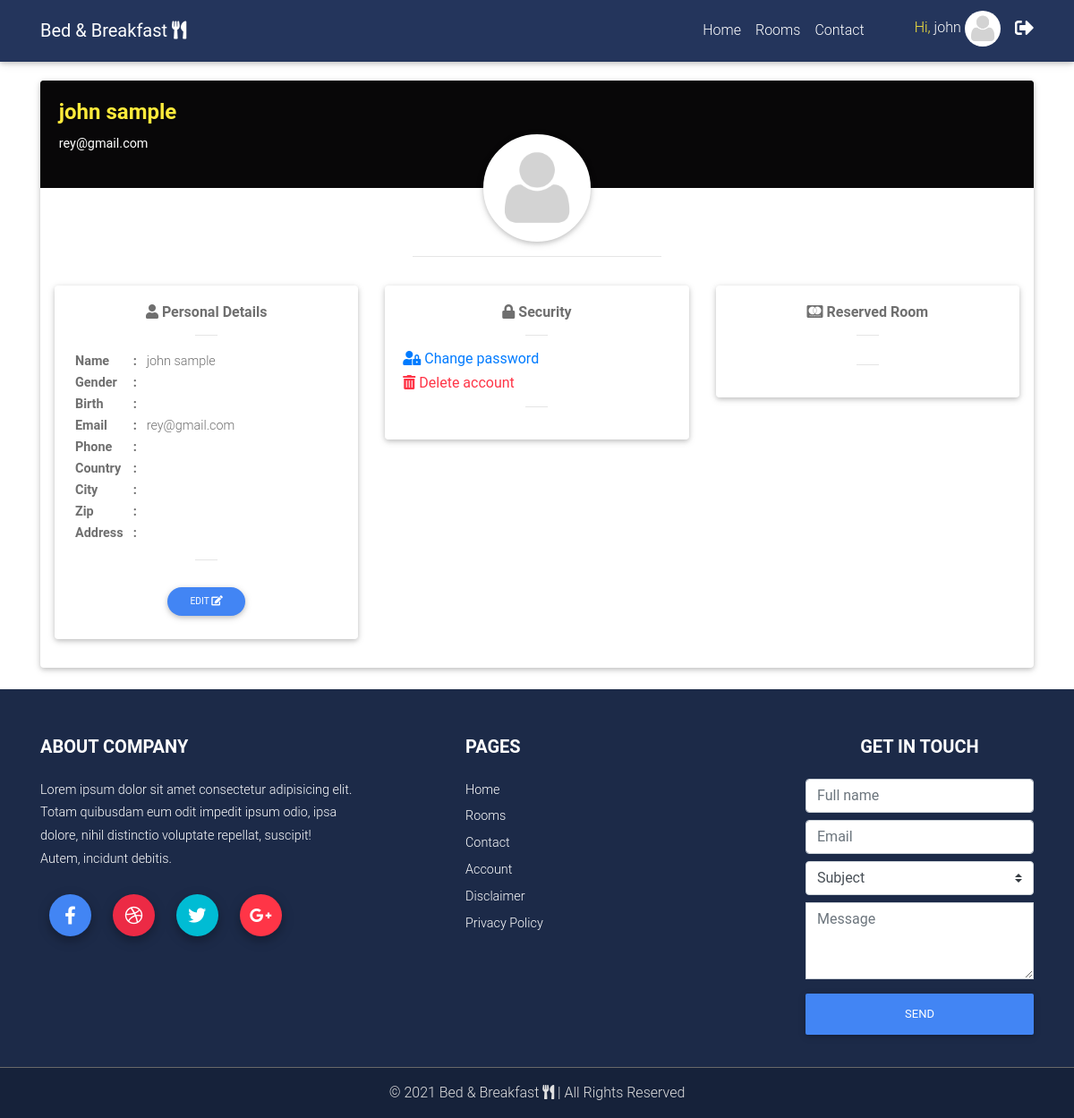
/user_dashboard (signed in), run on the app's committed database.
### src/models.py (models this page shows)
class User(db.Model, UserMixin):
    id = db.Column(db.Integer, primary_key=True)
    fname = db.Column(db.String(150))
    lname = db.Column(db.String(150))
    email = db.Column(db.String(150), unique=True)
    phone = db.Column(db.String(100), default="")
    gender = db.Column(db.String(100), default="")
    country = db.Column(db.String(100), default="")
    city = db.Column(db.String(100), default="")
    zip_code = db.Column(db.String(100), default="")
    address = db.Column(db.Text, default="")
    date_of_birth = db.Column(db.String(100), default="")
    password = db.Column(db.Text)
    avatar = db.Column(db.String(225), default="default_user_img.png")
    role = db.Column(db.Boolean(), default=False)
    registered_on = db.Column(db.DateTime, default=datetime.now())

### src/views.py (the view)
@views.route("/user_dashboard")
@login_required
def user_dashboard():
	default_avatar()
	return render_template("user/user_dashboard.html", user=current_user)

### src/views.py (called while the page is built)
def default_avatar():
	if not os.path.exists("src/static/img/user_avatars/default_user_img.png"):
		shutil.copy("src/static/img/default_user_img.png", "src/static/img/user_avatars/default_user_img.png")

### src/templates/user/user_dashboard.html (shortened to what this page needs)
{% extends "base.html" %}
{% block content %}
<div class="container">
<div class="row">
<div class="col-12">
<div class="card testimonial-card mb-4 p-0" style="margin-top: 90px;">
            <div class="card-up card-image" style="background: #1b191a;">
              <div class="rgba-black-strong h-100 p-3 white-text">
                <h4 class="yellow-text font-weight-bold">{{ user.fname }} {{ user.lname }}</h4>
                <p>{{ user.email }}</p>
              </div>
            </div>
            <div class="avatar mx-auto white z-depth-1">
              <a data-toggle="modal" data-target="#user_avatar_view">
                <img src="{{ url_for('static', filename='img/user_avatars/') }}{{ user.avatar }}" class="rounded-circle">
              </a>
            </div>
<hr class="w-25 mx-auto mb-0">
<div class="card-body px-3 py-4">
<div class="row">
<div class="col-lg-4 col-md-4 col-sm-12 my-2">
<div class="card-body z-depth-1 rounded text-left">
<h6 class="font-weight-bold text-center" style="color: #676767f2;"><i class="fas fa-user"></i> Personal Details</h6>
<hr style="width: 25px;">
<table style="color: #6f6f6f; line-height: 20px; border-collapse: separate;">
<tbody>
  <tr>
    <td class="font-weight-bold">Name</td>
    <td class="font-weight-bold px-2">:</td>
    <td>{{ user.fname }} {{ user.lname }}</td>
  </tr>
  <tr>
    <td class="font-weight-bold">Gender</td>
    <td class="font-weight-bold px-2">:</td>
    <td>{{ user.gender }}</td>
  </tr>
  <tr>
    <td class="font-weight-bold">Birth</td>
    <td class="font-weight-bold px-2">:</td>
    <td>{{ user.date_of_birth }}</td>
  </tr>
  <tr>
    <td class="font-weight-bold">Email</td>
    <td class="font-weight-bold px-2">:</td>
    <td>{{ user.email }}</td>
  </tr>
  <tr>
    <td class="font-weight-bold">Phone</td>
    <td class="font-weight-bold px-2">:</td>
    <td>{{ user.phone }}</td>
  </tr>
  <tr>
    <td class="font-weight-bold">Country</td>
    <td class="font-weight-bold px-2">:</td>
    <td>{{ user.country }}</td>
  </tr>
  <tr>
    <td class="font-weight-bold">City</td>
    <td class="font-weight-bold px-2">:</td>
    <td>{{ user.city }}</td>
  </tr>
  <tr>
    <td class="font-weight-bold">Zip</td>
    <td class="font-weight-bold px-2">:</td>
    <td>{{ user.zip_code }}</td>
  </tr>
  <tr>
    <td class="font-weight-bold">Address</td>
    <td class="font-weight-bold px-2">:</td>
    <td style="overflow-wrap: anywhere">{{ user.address }}</td>
  </tr>
</tbody>
</table>
<hr style="width: 25px;">
<div class="text-center mt-4">
<a data-toggle="modal" data-target="#edit_details_modal" class="btn btn-primary btn-sm btn-rounded">Edit <i class="fas fa-edit"></i></a>
</div>
</div>
</div>
<div class="col-lg-4 col-md-4 col-sm-12 my-2">
<div class="card-body z-depth-1 rounded text-left">
<h6 class="font-weight-bold text-center" style="color: #676767f2;"><i class="fas fa-lock"></i> Security</h6>
<hr width="25px">
<a href="{{ url_for('auth.change_password') }}">
<h6><i class="fas fa-user-lock"></i> Change password</h6>
</a>
<a data-toggle="modal" data-target="#delete_account">
<h6 class="text-danger"><i class="fas fa-trash-alt"></i> Delete account</h6>
</a>
<hr width="25px">
</div>
</div>
<div class="col-lg-4 col-md-4 col-sm-12 my-2">
<div class="card-body z-depth-1 rounded text-left">
<h6 class="font-weight-bold text-center" style="color: #676767f2;"><i class="fab fa-cc-mastercard"></i> Reserved Room</h6>
<hr style="width: 25px;">
<hr style="width: 25px;">
</div>
</div>
</div>
</div>
</div>
</div>
</div>
</div>
{% endblock content %}

### src/templates/navbar.html (shortened to what this page needs)
<nav class="navbar fixed-top navbar-expand-lg navbar-dark scrolling-navbar">
  <div class="container">
    <a class="navbar-brand" href="#"><strong>Bed &amp; Breakfast <i class="fas fa-utensils"></i></strong></a>
    <div class="collapse navbar-collapse" id="navbarMenu">
      <ul class="navbar-nav ml-auto smooth-scroll">
{% if user.is_authenticated %}
        <li class="nav-item">
          <a class="nav-link" href="{{ url_for('views.home') }}">Home</a>
        </li>
        <li class="nav-item">
          <a class="nav-link" href="{{ url_for('views.rooms') }}">Rooms</a>
        </li>
        <li class="nav-item">
          <a class="nav-link" href="{{ url_for('views.contact') }}">Contact</a>
        </li>
        <li class="nav-item avatar">
          <a class="nav-link p-0 ml-5" href="{{ url_for('views.user_dashboard') }}" title="Profile">
            <span class="yellow-text">Hi, </span>{{ user.fname }}
            <img src="{{ url_for('static', filename='img/user_avatars/') }}{{ user.avatar }}" class="rounded-circle z-depth-0" height="40">
          </a>
        </li>
        <li class="nav-item ml-3 mt-2"><a href="{{ url_for('auth.logout') }}" class="text-white" title="Logout"><i class="fas fa-sign-out-alt fa-lg"></i></a></li>
{% endif %}
      </ul>
    </div>
  </div>
</nav>

### src/static/css/style.css (style rules this page uses)
html, body, header, .jarallax { height: 100%; }

### data on the page
User: fname "john", avatar (placeholder picture), lname "sample", email "rey@gmail.com"
